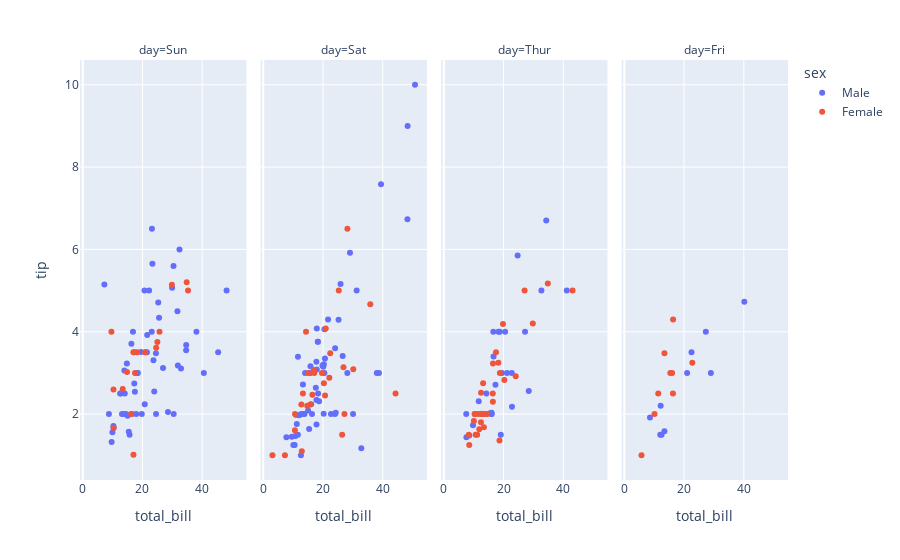

The notebook cell this image was saved under:
### Code cell
px.scatter(tips, 'total_bill','tip', color='sex', facet_col='day')

### Figure 1 — Plotly figure (JSON) as saved in the notebook; plotly's stock layout.template omitted (floating-point values rounded to 4 significant figures)
{"data": [{"hovertemplate": "sex=Male<br>day=Sun<br>total_bill=%{x}<br>tip=%{y}<extra></extra>", "legendgroup": "Male", "marker": {"color": "#636efa", "symbol": "circle"}, "mode": "markers", "name": "Male", "orientation": "v", "showlegend": true, "type": "scatter", "x": [48.17, 45.35, 40.55, 38.07, 34.63, 34.65, 32.9, 31.85, 30.46, 31.71, 28.55, 32.4, 29.93, 30.4, 26.88, 24.55, 23.95, 25.56, 24.52, 25.29, 23.68, 23.1, 20.76, 21.5, 19.77, 23.33, 21.58, 21.01, 22.23, 23.17, 19.49, 17.89, 20.69, 18.43, 18.29, 18.04, 17.46, 17.26, 16.49, 15.69, 15.42, 15.04, 16.82, 16.29, 14.48, 13.81, 14.07, 14.78, 13.13, 13.94, 12.66, 12.54, 10.34, 10.27, 9.94, 9.68, 8.77, 7.25], "xaxis": "x", "y": [5, 3.5, 3, 4, 3.55, 3.68, 3.11, 3.18, 2, 4.5, 2.05, 6, 5.07, 5.6, 3.12, 2, 2.55, 4.34, 3.48, 4.71, 3.31, 4, 2.24, 3.5, 2, 5.65, 3.92, 3.5, 5, 6.5, 3.51, 2, 5, 3, 3, 3, 2.54, 2.74, 2, 1.5, 1.57, 1.96, 4, 3.71, 2, 2, 2.5, 3.23, 2, 3.06, 2.5, 2.5, 1.66, 1.71, 1.56, 1.32, 2, 5.15], "yaxis": "y"}, {"hovertemplate": "sex=Male<br>day=Sat<br>total_bill=%{x}<br>tip=%{y}<extra></extra>", "legendgroup": "Male", "marker": {"color": "#636efa", "symbol": "circle"}, "mode": "markers", "name": "Male", "orientation": "v", "showlegend": false, "type": "scatter", "x": [48.27, 50.81, 48.33, 38.73, 38.01, 39.42, 32.83, 30.06, 31.27, 28.15, 26.59, 29.03, 24.27, 24.01, 25.21, 25.89, 22.67, 24.06, 20.23, 20.45, 21.7, 20.65, 20.29, 20.08, 19.82, 20.49, 18.69, 17.82, 18.35, 17.81, 17.59, 17.92, 18.29, 17.78, 18.24, 16.31, 17.92, 16.04, 15.36, 15.01, 15.69, 15.81, 15.53, 13.81, 12.6, 13.37, 14, 12.69, 13.28, 11.59, 12.02, 11.24, 10.77, 10.51, 11.02, 10.07, 11.61, 9.55, 7.74], "xaxis": "x2", "y": [6.73, 10, 9, 3, 3, 7.58, 1.17, 2, 5, 3, 3.41, 5.92, 2.03, 2, 4.29, 5.16, 2, 3.6, 2.01, 3, 4.3, 3.35, 3.21, 3.15, 3.18, 4.06, 2.31, 1.75, 2.5, 2.34, 2.64, 3.08, 3.76, 3.27, 3.76, 2, 4.08, 2.24, 1.64, 2.09, 3, 3.16, 3, 2, 1, 2, 3, 2, 2.72, 1.5, 1.97, 1.76, 1.47, 1.25, 1.98, 1.25, 3.39, 1.45, 1.44], "yaxis": "y2"}, {"hovertemplate": "sex=Male<br>day=Thur<br>total_bill=%{x}<br>tip=%{y}<extra></extra>", "legendgroup": "Male", "marker": {"color": "#636efa", "symbol": "circle"}, "mode": "markers", "name": "Male", "orientation": "v", "showlegend": false, "type": "scatter", "x": [41.19, 32.68, 34.3, 28.44, 27.2, 22.82, 22.76, 24.71, 21.16, 19.08, 20.53, 19.44, 18.71, 17.29, 18.28, 16, 15.98, 15.95, 15.48, 16.66, 16.58, 14.26, 13.51, 13.03, 11.69, 10.34, 9.78, 8.52, 7.56, 7.51], "xaxis": "x3", "y": [5, 5, 6.7, 2.56, 4, 2.18, 3, 5.85, 3, 1.5, 4, 3, 4, 2.71, 4, 2, 2.03, 2, 2.02, 3.4, 4, 2.5, 2, 2, 2.31, 2, 1.73, 1.48, 1.44, 2], "yaxis": "y3"}, {"hovertemplate": "sex=Male<br>day=Fri<br>total_bill=%{x}<br>tip=%{y}<extra></extra>", "legendgroup": "Male", "marker": {"color": "#636efa", "symbol": "circle"}, "mode": "markers", "name": "Male", "orientation": "v", "showlegend": false, "type": "scatter", "x": [40.17, 28.97, 27.28, 22.49, 21.01, 13.42, 12.46, 12.03, 12.16, 8.58], "xaxis": "x4", "y": [4.73, 3, 4, 3.5, 3, 1.58, 1.5, 1.5, 2.2, 1.92], "yaxis": "y4"}, {"hovertemplate": "sex=Female<br>day=Sun<br>total_bill=%{x}<br>tip=%{y}<extra></extra>", "legendgroup": "Female", "marker": {"color": "#EF553B", "symbol": "circle"}, "mode": "markers", "name": "Female", "orientation": "v", "showlegend": true, "type": "scatter", "x": [35.26, 34.81, 29.85, 25.71, 25, 24.59, 20.9, 16.99, 18.15, 17.51, 16.21, 17.31, 16.97, 14.83, 13.39, 10.33, 10.29, 9.6], "xaxis": "x", "y": [5, 5.2, 5.14, 4, 3.75, 3.61, 3.5, 1.01, 3.5, 3, 2, 3.5, 3.5, 3.02, 2.61, 1.67, 2.6, 4], "yaxis": "y"}, {"hovertemplate": "sex=Female<br>day=Sat<br>total_bill=%{x}<br>tip=%{y}<extra></extra>", "legendgroup": "Female", "marker": {"color": "#EF553B", "symbol": "circle"}, "mode": "markers", "name": "Female", "orientation": "v", "showlegend": false, "type": "scatter", "x": [44.3, 35.83, 30.14, 27.18, 26.41, 26.86, 28.17, 25.28, 22.12, 22.42, 20.69, 20.29, 20.92, 19.65, 17.07, 16.45, 16.93, 15.77, 14.73, 15.06, 12.9, 13.27, 12.76, 14.31, 10.59, 10.63, 7.25, 3.07], "xaxis": "x2", "y": [2.5, 4.67, 3.09, 2, 1.5, 3.14, 6.5, 5, 2.88, 3.48, 2.45, 2.75, 4.08, 3, 3, 2.47, 3.07, 2.23, 2.2, 3, 1.1, 2.5, 2.23, 4, 1.61, 2, 1, 1], "yaxis": "y2"}, {"hovertemplate": "sex=Female<br>day=Thur<br>total_bill=%{x}<br>tip=%{y}<extra></extra>", "legendgroup": "Female", "marker": {"color": "#EF553B", "symbol": "circle"}, "mode": "markers", "name": "Female", "orientation": "v", "showlegend": false, "type": "scatter", "x": [43.11, 34.83, 29.8, 27.05, 24.08, 20.27, 18.64, 18.78, 19.81, 18.26, 16.43, 17.47, 16.4, 16.47, 14.52, 14.15, 13.42, 13, 13, 12.74, 12.43, 13.16, 12.26, 11.87, 12.48, 11.17, 11.38, 10.65, 10.33, 10.07, 8.51, 8.35], "xaxis": "x3", "y": [5, 5.17, 4.2, 5, 2.92, 2.83, 1.36, 3, 4.19, 3.25, 2.3, 3.5, 2.5, 3.23, 2, 2, 1.68, 2, 2, 2.01, 1.8, 2.75, 2, 1.63, 2.52, 1.5, 2, 1.5, 2, 1.83, 1.25, 1.5], "yaxis": "y3"}, {"hovertemplate": "sex=Female<br>day=Fri<br>total_bill=%{x}<br>tip=%{y}<extra></extra>", "legendgroup": "Female", "marker": {"color": "#EF553B", "symbol": "circle"}, "mode": "markers", "name": "Female", "orientation": "v", "showlegend": false, "type": "scatter", "x": [22.75, 16.27, 15.98, 15.38, 16.32, 13.42, 11.35, 10.09, 5.75], "xaxis": "x4", "y": [3.25, 2.5, 3, 3, 4.3, 3.48, 2.5, 2, 1], "yaxis": "y4"}], "layout": {"annotations": [{"font": {}, "showarrow": false, "text": "day=Sun", "x": 0.1175, "xanchor": "center", "xref": "paper", "y": 1, "yanchor": "bottom", "yref": "paper"}, {"font": {}, "showarrow": false, "text": "day=Sat", "x": 0.3725, "xanchor": "center", "xref": "paper", "y": 1, "yanchor": "bottom", "yref": "paper"}, {"font": {}, "showarrow": false, "text": "day=Thur", "x": 0.6275, "xanchor": "center", "xref": "paper", "y": 1, "yanchor": "bottom", "yref": "paper"}, {"font": {}, "showarrow": false, "text": "day=Fri", "x": 0.8825, "xanchor": "center", "xref": "paper", "y": 1, "yanchor": "bottom", "yref": "paper"}], "legend": {"title": {"text": "sex"}, "tracegroupgap": 0}, "margin": {"t": 60}, "xaxis": {"anchor": "y", "domain": [0, 0.235], "title": {"text": "total_bill"}}, "xaxis2": {"anchor": "y2", "domain": [0.255, 0.49], "matches": "x", "title": {"text": "total_bill"}}, "xaxis3": {"anchor": "y3", "domain": [0.51, 0.745], "matches": "x", "title": {"text": "total_bill"}}, "xaxis4": {"anchor": "y4", "domain": [0.765, 1.0], "matches": "x", "title": {"text": "total_bill"}}, "yaxis": {"anchor": "x", "domain": [0, 1], "title": {"text": "tip"}}, "yaxis2": {"anchor": "x2", "domain": [0, 1], "matches": "y", "showticklabels": false}, "yaxis3": {"anchor": "x3", "domain": [0, 1], "matches": "y", "showticklabels": false}, "yaxis4": {"anchor": "x4", "domain": [0, 1], "matches": "y", "showticklabels": false}}}
